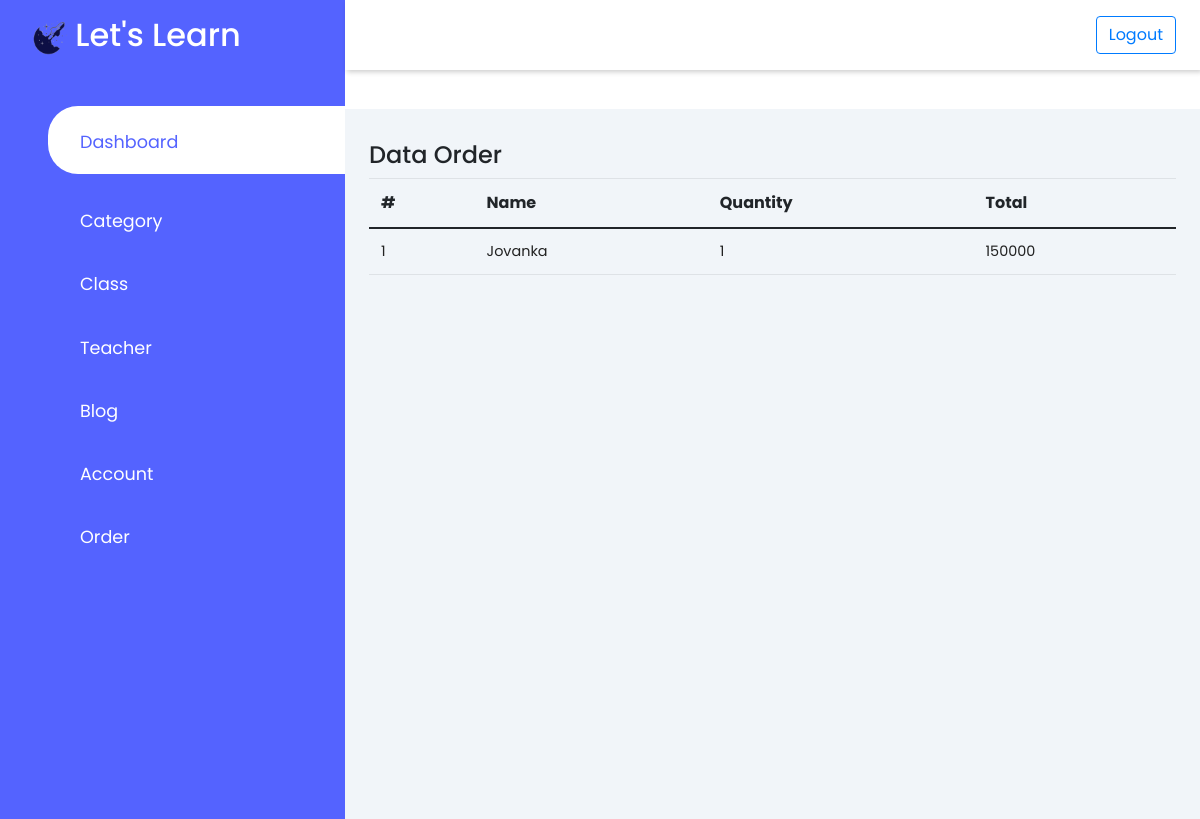
Screenshot of /back/index.php?page=order with the database file from the repository.
### tables this page shows
CREATE TABLE `bayar` (
  `id_bayar` int(11) NOT NULL,
  `id_user` int(11) NOT NULL,
  `id_kelas` int(11) NOT NULL,
  `quantity` int(5) NOT NULL,
  `total` int(10) NOT NULL
);

CREATE TABLE `user` (
  `id_user` int(11) NOT NULL,
  `email` varchar(100) NOT NULL,
  `nama_user` varchar(50) NOT NULL,
  `username` varchar(50) NOT NULL,
  `password` varchar(50) NOT NULL,
  `phone_number` varchar(20) NOT NULL,
  `level` enum('user','admin') NOT NULL
);

### back/order/index.php (the view)
<div class="row">
    <div class="col-md-12">
        <div class="d-flex justify-content-between">
            <h4>Data Order</h4>
        </div>
        <div class="table-responsive">
            <table class="table">
                <thead>
                    <tr>
                        <th>#</th>
                        <th>Name</th>
                        <th>Quantity</th>
                        <th>Total</th>
                </thead>
                <tbody>
                    <?php
                    $query = mysqli_query($koneksi, "SELECT * FROM bayar JOIN user on bayar.id_user = user.id_user");
                    $no = 1;
                    foreach($query as $data){
                    ?>
                    <tr>
                        <td><?= $no++ ?></td>
                        <td><?= $data['nama_user'] ?></td>
                        <td><?= $data['quantity'] ?></td>
                        <td><?= $data['total'] ?></td>
                    </tr>
                    <?php
                    }
                    ?>
                </tbody>
            </table>
        </div>
    </div>
</div>

### aset/css/style.css (style rules this page uses)
:root { --main-color:#5463ff; --color-dark:#2537ff; --text-grey: #8390A2; }
* { padding: 0; margin: 0; box-sizing: border-box; list-style-type: none; text-decoration: none; font-family: 'Poppins', sans-serif; }
table { border-collapse: collapse; }
thead tr { border-top: 1px solid #f0f0f0; border-bottom: 2px solid #f0f0f0; }
td { padding: .5rem 1rem; font-size: .9rem; color: #222; }
.table-responsive { width: 100%; overflow-x: auto; }

### rows the page displays
bayar: id_user.nama_user "Jovanka", quantity "1", total "150000"
